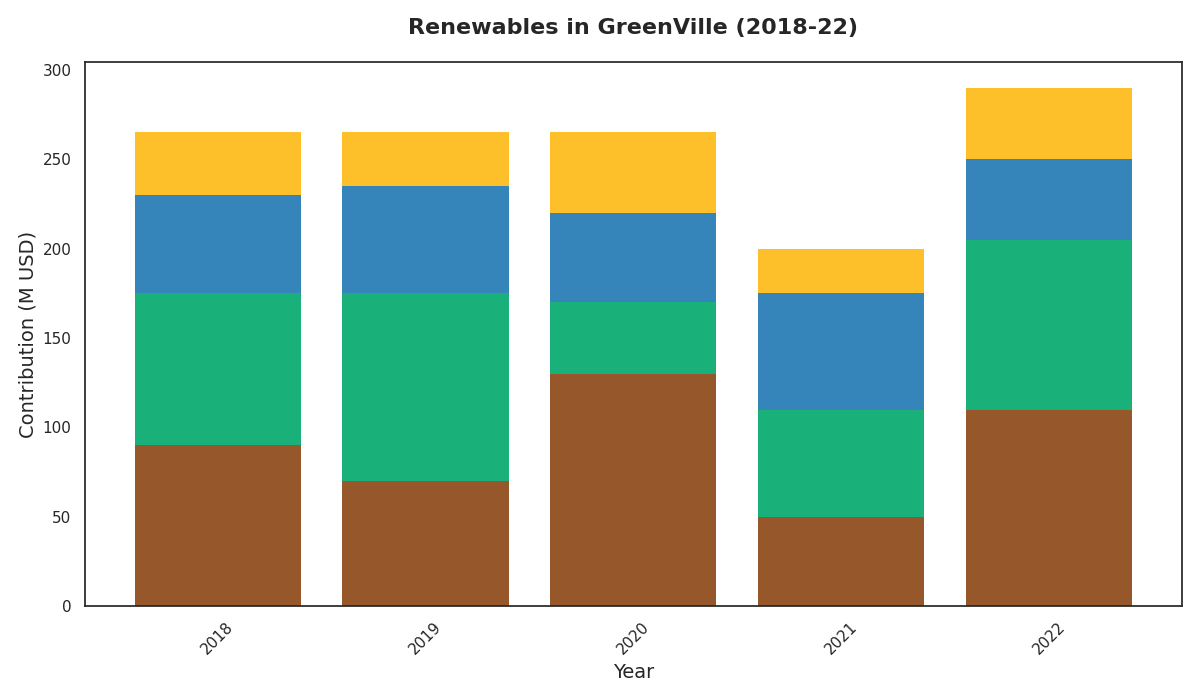

Reproduce this figure in Python.
import matplotlib.pyplot as plt
import numpy as np

years = np.array([2018, 2019, 2020, 2021, 2022])

solar = np.array([90, 70, 130, 50, 110])
wind = np.array([85, 105, 40, 60, 95])
hydro = np.array([55, 60, 50, 65, 45])
bio = np.array([35, 30, 45, 25, 40])

colors = ['#8B4513', '#00A86B', '#1F78B4', '#FDB813']

fig, ax = plt.subplots(figsize=(12, 7))

ax.bar(years, solar, color=colors[0], edgecolor='none', alpha=0.9)
ax.bar(years, wind, bottom=solar, color=colors[1], edgecolor='none', alpha=0.9)
ax.bar(years, hydro, bottom=solar + wind, color=colors[2], edgecolor='none', alpha=0.9)
ax.bar(years, bio, bottom=solar + wind + hydro, color=colors[3], edgecolor='none', alpha=0.9)

ax.set_title("Renewables in GreenVille (2018-22)", fontsize=16, fontweight='bold', pad=20)
ax.set_xlabel("Year", fontsize=14)
ax.set_ylabel("Contribution (M USD)", fontsize=14)

plt.xticks(rotation=45)
plt.tight_layout()
plt.show()
